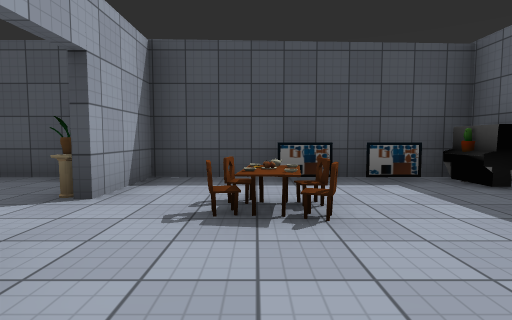
View 1 (above)

16 first-person views from a walk through a scene from a Unity 3-D project. The camera is 1.2 m above the floor, tilts 4° down and sees 80° across. The floor is counted in squares, 2 m on a side. Each view is taken from the middle of a square. On the plan, view 1 faces up. The plan holds only what a view shows up to about 9 squares ahead; the rest is blank. Some surface patterns are stand-ins.

View 2
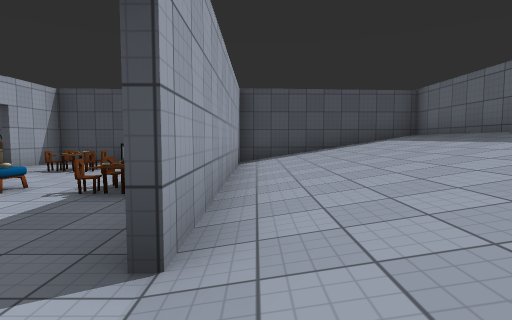

View 3
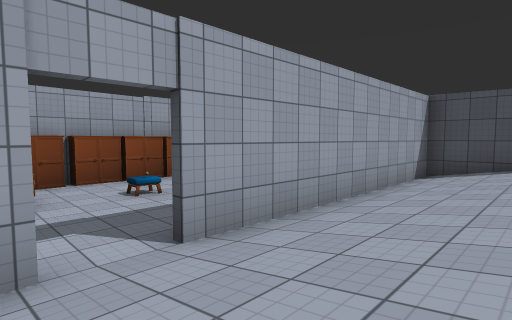

View 4
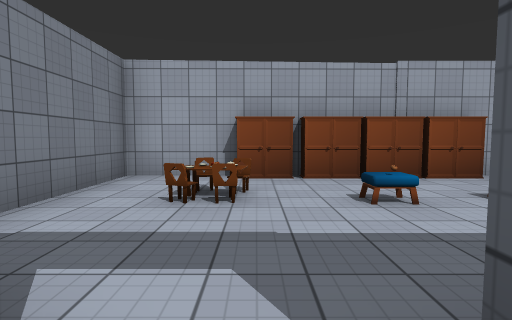

View 5
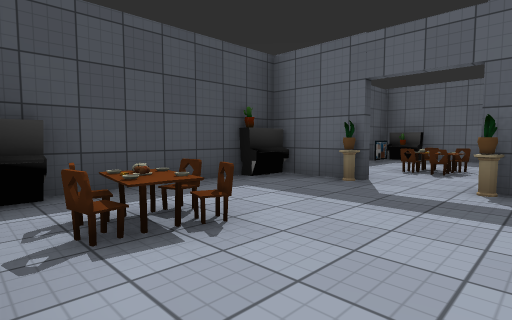

View 6
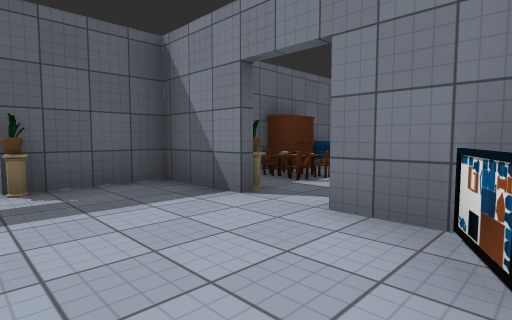

View 7
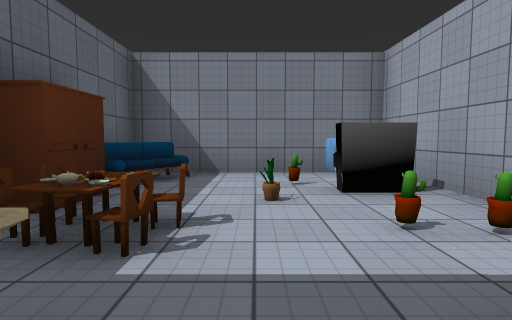

View 8
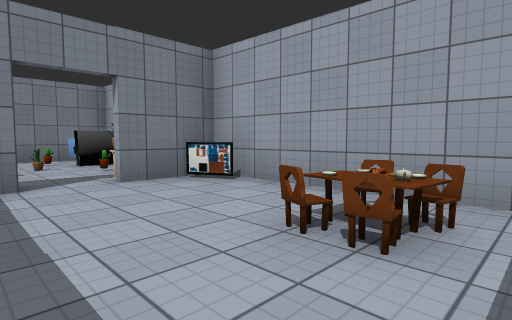

View 9
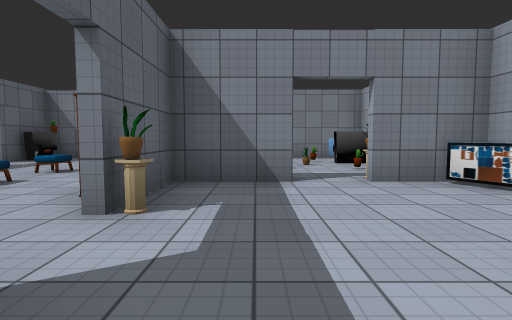

View 10
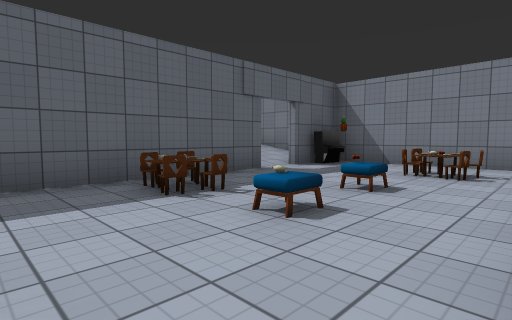

View 11
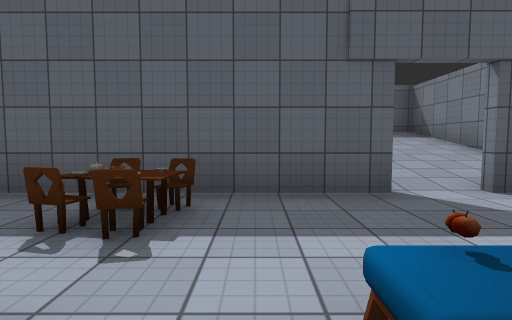

View 12
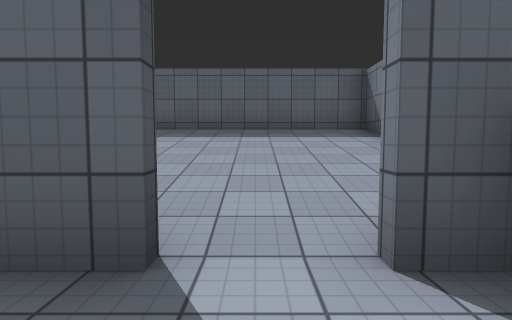

View 13
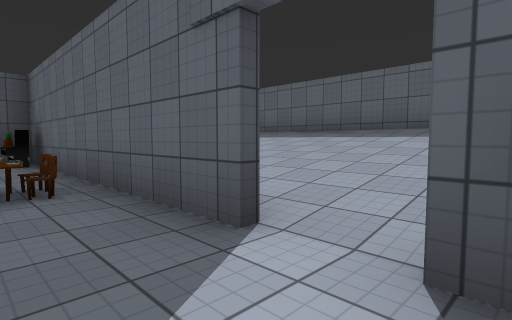

View 14
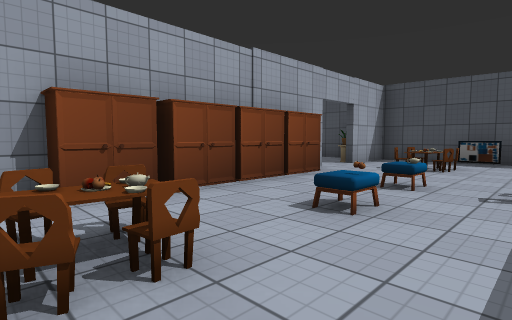

View 15
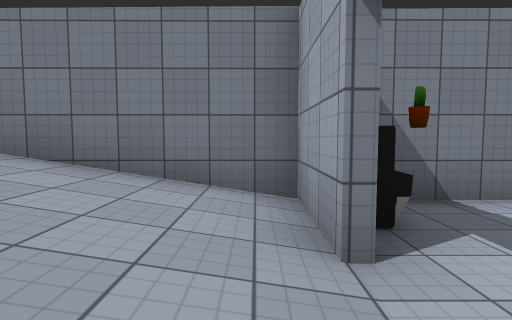

View 16
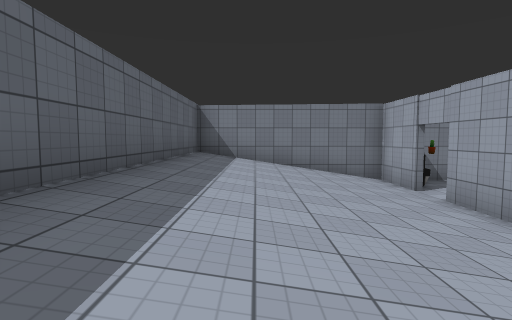

### Floor plan
Key: @ floor where view 1 was taken; # wall or solid block; . main floor; : floor 0.25 m higher than the main floor; + floor 0.5 m higher than the main floor; * floor 0.75 m higher than the main floor; % floor 1 m higher than the main floor; & floor 1.5 m higher than the main floor; C chair; P painting; A cactus; I piano; T pot; L column; E apple; R dresser; B table; S sofa; O other object.
Columns run from 7 left of view 1 to 9 right of it. Each row starts with its distance up from view 1.
  5   ###############
  4 #IC..I.CPAI:+*%&#
  3 #OOOTL.OCP#:+*%&#
  2 #.B..T.CC.#:+*%&#
  1 #....L....#:+*%&#
  0  O#.##R@O C:+*%&#
 -1   O.T#R.E.#:+*%&#
 -2  AA.O#RCOE#:+*%&#
 -3  #IT.RROC..:+*%&#
 -4  #A.SSCOC.I:+*%&#
 -5  # #S#....A:+*%&#
 -6      ############

Where each view was taken, in squares from view 1:
view 1: 0 up, 0 right, facing up
view 2: 4 down, 4 right, facing up
view 3: 4 down, 6 right, facing up-left
view 4: 3 down, 4 right, facing left
view 5: 1 up, 6 left, facing up-right
view 6: 2 up, 6 left, facing down-right
view 7: 0 up, 4 left, facing down
view 8: 4 up, 3 left, facing down-left
view 9: 4 up, 3 left, facing down
view 10: 2 up, 1 left, facing down-right
view 11: 1 down, 0 right, facing right
view 12: 3 down, 2 right, facing right
view 13: 4 down, 2 right, facing up-right
view 14: 4 down, 2 right, facing up-left
view 15: 2 down, 4 right, facing down
view 16: 3 up, 7 right, facing down
